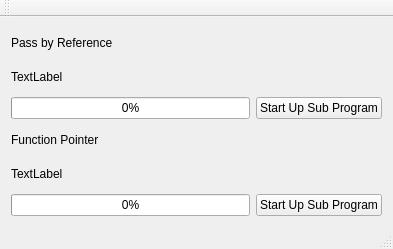
<?xml version="1.0" encoding="UTF-8"?>
<ui version="4.0">
 <class>MainWindow</class>
 <widget class="QMainWindow" name="MainWindow">
  <property name="geometry">
   <rect>
    <x>0</x>
    <y>0</y>
    <width>393</width>
    <height>249</height>
   </rect>
  </property>
  <property name="windowTitle">
   <string>MainWindow</string>
  </property>
  <widget class="QWidget" name="centralWidget">
   <layout class="QGridLayout" name="gridLayout">
    <item row="1" column="0">
     <widget class="QLabel" name="addressLabel">
      <property name="text">
       <string>Pass by Reference</string>
      </property>
     </widget>
    </item>
    <item row="3" column="0">
     <widget class="QProgressBar" name="progressBar">
      <property name="maximum">
       <number>100</number>
      </property>
      <property name="value">
       <number>0</number>
      </property>
     </widget>
    </item>
    <item row="2" column="0">
     <widget class="QLabel" name="messageLabel">
      <property name="text">
       <string>TextLabel</string>
      </property>
     </widget>
    </item>
    <item row="5" column="0">
     <widget class="QLabel" name="messageLabel2">
      <property name="text">
       <string>TextLabel</string>
      </property>
     </widget>
    </item>
    <item row="6" column="0">
     <widget class="QProgressBar" name="progressBar2">
      <property name="maximum">
       <number>100</number>
      </property>
      <property name="value">
       <number>0</number>
      </property>
     </widget>
    </item>
    <item row="4" column="0">
     <widget class="QLabel" name="functionPointerLabel">
      <property name="text">
       <string>Function Pointer</string>
      </property>
     </widget>
    </item>
    <item row="3" column="1">
     <widget class="QPushButton" name="startUpButton">
      <property name="text">
       <string>Start Up Sub Program</string>
      </property>
     </widget>
    </item>
    <item row="6" column="1">
     <widget class="QPushButton" name="startUpButton2">
      <property name="text">
       <string>Start Up Sub Program</string>
      </property>
     </widget>
    </item>
   </layout>
  </widget>
  <widget class="QMenuBar" name="menuBar">
   <property name="geometry">
    <rect>
     <x>0</x>
     <y>0</y>
     <width>393</width>
     <height>22</height>
    </rect>
   </property>
  </widget>
  <widget class="QToolBar" name="mainToolBar">
   <attribute name="toolBarArea">
    <enum>TopToolBarArea</enum>
   </attribute>
   <attribute name="toolBarBreak">
    <bool>false</bool>
   </attribute>
  </widget>
  <widget class="QStatusBar" name="statusBar"/>
 </widget>
 <layoutdefault spacing="6" margin="11"/>
 <resources/>
 <connections/>
</ui>
